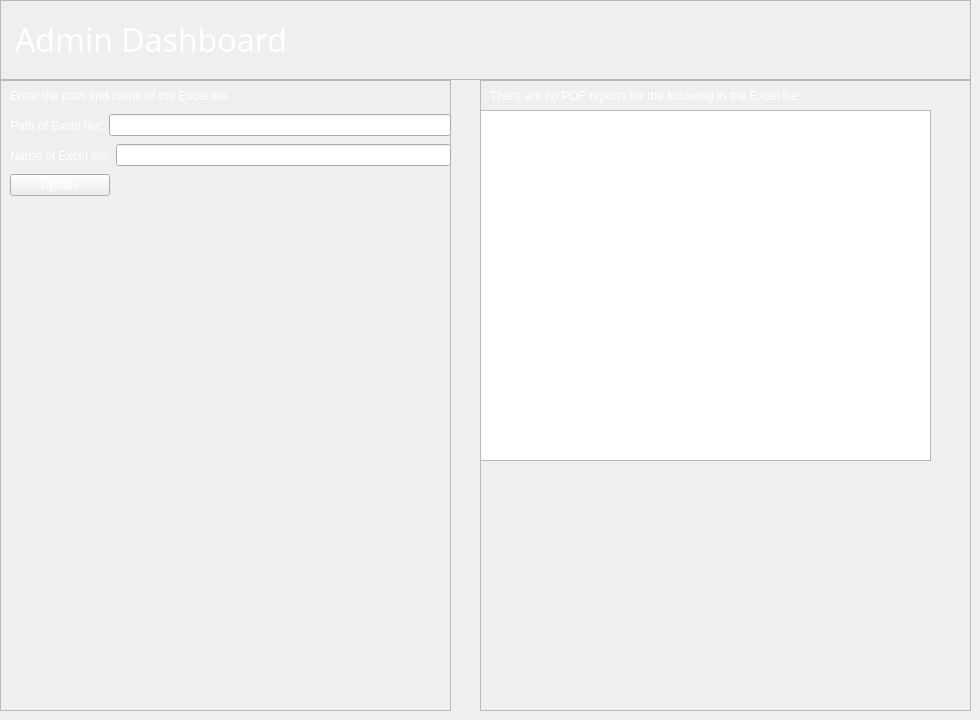
               <widget class="QWidget" name="page_admindb">
                <widget class="QFrame" name="frame_6">
                 <property name="geometry">
                  <rect>
                   <x>0</x>
                   <y>0</y>
                   <width>971</width>
                   <height>80</height>
                  </rect>
                 </property>
                 <property name="frameShape">
                  <enum>QFrame::StyledPanel</enum>
                 </property>
                 <property name="frameShadow">
                  <enum>QFrame::Raised</enum>
                 </property>
                 <widget class="QWidget" name="horizontalLayoutWidget_11">
                  <property name="geometry">
                   <rect>
                    <x>0</x>
                    <y>0</y>
                    <width>451</width>
                    <height>80</height>
                   </rect>
                  </property>
                  <layout class="QHBoxLayout" name="horizontalLayout_13">
                   <property name="leftMargin">
                    <number>15</number>
                   </property>
                   <item>
                    <widget class="QLabel" name="lab_home_main_hed_3">
                     <property name="minimumSize">
                      <size>
                       <width>0</width>
                       <height>55</height>
                      </size>
                     </property>
                     <property name="maximumSize">
                      <size>
                       <width>16777215</width>
                       <height>55</height>
                      </size>
                     </property>
                     <property name="font">
                      <font>
                       <family>Segoe UI Semilight</family>
                       <pointsize>24</pointsize>
                      </font>
                     </property>
                     <property name="styleSheet">
                      <string notr="true">QLabel {
	color:rgb(255,255,255);
}</string>
                     </property>
                     <property name="text">
                      <string>&lt;html&gt;&lt;head/&gt;&lt;body&gt;&lt;p&gt;&lt;span style=&quot; color:#ffffff;&quot;&gt;Admin Dashboard&lt;/span&gt;&lt;/p&gt;&lt;/body&gt;&lt;/html&gt;</string>
                     </property>
                     <property name="textFormat">
                      <enum>Qt::RichText</enum>
                     </property>
                    </widget>
                   </item>
                  </layout>
                 </widget>
                 <widget class="QWidget" name="horizontalLayoutWidget_12">
                  <property name="geometry">
                   <rect>
                    <x>450</x>
                    <y>0</y>
                    <width>614</width>
                    <height>80</height>
                   </rect>
                  </property>
                  <layout class="QHBoxLayout" name="horizontalLayout_14">
                   <property name="leftMargin">
                    <number>15</number>
                   </property>
                   <item>
                    <widget class="QLabel" name="lab_welcome">
                     <property name="styleSheet">
                      <string notr="true">color:rgb(255,255,255);</string>
                     </property>
                     <property name="text">
                      <string/>
                     </property>
                    </widget>
                   </item>
                  </layout>
                 </widget>
                </widget>
                <widget class="QFrame" name="frame_7">
                 <property name="geometry">
                  <rect>
                   <x>0</x>
                   <y>80</y>
                   <width>451</width>
                   <height>631</height>
                  </rect>
                 </property>
                 <property name="frameShape">
                  <enum>QFrame::StyledPanel</enum>
                 </property>
                 <property name="frameShadow">
                  <enum>QFrame::Raised</enum>
                 </property>
                 <widget class="QWidget" name="horizontalLayoutWidget_9">
                  <property name="geometry">
                   <rect>
                    <x>0</x>
                    <y>0</y>
                    <width>451</width>
                    <height>31</height>
                   </rect>
                  </property>
                  <layout class="QHBoxLayout" name="horizontalLayout_11">
                   <item>
                    <widget class="QLabel" name="label_2">
                     <property name="styleSheet">
                      <string notr="true">color:rgb(255,255,255);</string>
                     </property>
                     <property name="text">
                      <string>Enter the path and name of the Excel file.</string>
                     </property>
                     <property name="indent">
                      <number>10</number>
                     </property>
                    </widget>
                   </item>
                  </layout>
                 </widget>
                 <widget class="QWidget" name="horizontalLayoutWidget_10">
                  <property name="geometry">
                   <rect>
                    <x>0</x>
                    <y>30</y>
                    <width>451</width>
                    <height>31</height>
                   </rect>
                  </property>
                  <layout class="QHBoxLayout" name="horizontalLayout_12">
                   <property name="leftMargin">
                    <number>10</number>
                   </property>
                   <item>
                    <widget class="QLabel" name="label_5">
                     <property name="styleSheet">
                      <string notr="true">color: rgb(255, 255, 255);</string>
                     </property>
                     <property name="text">
                      <string>Path of Excel file:</string>
                     </property>
                    </widget>
                   </item>
                   <item>
                    <widget class="QLineEdit" name="line_excelpath">
                     <property name="styleSheet">
                      <string notr="true">color: rgb(255, 255, 255);</string>
                     </property>
                    </widget>
                   </item>
                  </layout>
                 </widget>
                 <widget class="QWidget" name="horizontalLayoutWidget_20">
                  <property name="geometry">
                   <rect>
                    <x>0</x>
                    <y>60</y>
                    <width>451</width>
                    <height>31</height>
                   </rect>
                  </property>
                  <layout class="QHBoxLayout" name="horizontalLayout_35">
                   <property name="leftMargin">
                    <number>10</number>
                   </property>
                   <item>
                    <widget class="QLabel" name="label_6">
                     <property name="styleSheet">
                      <string notr="true">color: rgb(255, 255, 255);</string>
                     </property>
                     <property name="text">
                      <string>Name of Excel file:</string>
                     </property>
                    </widget>
                   </item>
                   <item>
                    <widget class="QLineEdit" name="line_excelname">
                     <property name="styleSheet">
                      <string notr="true">color: rgb(255, 255, 255);</string>
                     </property>
                    </widget>
                   </item>
                  </layout>
                 </widget>
                 <widget class="QWidget" name="horizontalLayoutWidget_21">
                  <property name="geometry">
                   <rect>
                    <x>0</x>
                    <y>90</y>
                    <width>451</width>
                    <height>31</height>
                   </rect>
                  </property>
                  <layout class="QHBoxLayout" name="horizontalLayout_36">
                   <property name="leftMargin">
                    <number>10</number>
                   </property>
                   <item>
                    <widget class="QPushButton" name="btn_submitexcelpath">
                     <property name="maximumSize">
                      <size>
                       <width>100</width>
                       <height>16777215</height>
                      </size>
                     </property>
                     <property name="styleSheet">
                      <string notr="true">color: rgb(255, 255, 255);</string>
                     </property>
                     <property name="text">
                      <string>Update</string>
                     </property>
                    </widget>
                   </item>
                   <item>
                    <widget class="QLabel" name="label_excelmessage">
                     <property name="text">
                      <string/>
                     </property>
                    </widget>
                   </item>
                  </layout>
                 </widget>
                </widget>
                <widget class="QFrame" name="frame_8">
                 <property name="geometry">
                  <rect>
                   <x>480</x>
                   <y>80</y>
                   <width>491</width>
                   <height>631</height>
                  </rect>
                 </property>
                 <property name="frameShape">
                  <enum>QFrame::StyledPanel</enum>
                 </property>
                 <property name="frameShadow">
                  <enum>QFrame::Raised</enum>
                 </property>
                 <widget class="QWidget" name="horizontalLayoutWidget_13">
                  <property name="geometry">
                   <rect>
                    <x>0</x>
                    <y>0</y>
                    <width>451</width>
                    <height>31</height>
                   </rect>
                  </property>
                  <layout class="QHBoxLayout" name="horizontalLayout_18">
                   <item>
                    <widget class="QLabel" name="label_3">
                     <property name="styleSheet">
                      <string notr="true">color:rgb(255,255,255);</string>
                     </property>
                     <property name="text">
                      <string>There are no PDF reports for the following in the Excel file:</string>
                     </property>
                     <property name="indent">
                      <number>10</number>
                     </property>
                    </widget>
                   </item>
                  </layout>
                 </widget>
                 <widget class="QWidget" name="horizontalLayoutWidget_14">
                  <property name="geometry">
                   <rect>
                    <x>0</x>
                    <y>30</y>
                    <width>451</width>
                    <height>351</height>
                   </rect>
                  </property>
                  <layout class="QHBoxLayout" name="horizontalLayout_19">
                   <item>
                    <widget class="QTextEdit" name="text_reportsnotinfolder"/>
                   </item>
                  </layout>
                 </widget>
                </widget>
               </widget>
